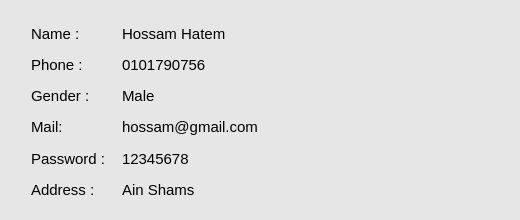
<?xml version="1.0" encoding="UTF-8"?>
<ui version="4.0">
 <class>UserGuiWidget</class>
 <widget class="QWidget" name="UserGuiWidget">
  <property name="geometry">
   <rect>
    <x>0</x>
    <y>0</y>
    <width>520</width>
    <height>220</height>
   </rect>
  </property>
  <property name="minimumSize">
   <size>
    <width>0</width>
    <height>220</height>
   </size>
  </property>
  <property name="maximumSize">
   <size>
    <width>520</width>
    <height>220</height>
   </size>
  </property>
  <property name="windowTitle">
   <string>Form</string>
  </property>
  <property name="styleSheet">
   <string notr="true">*{
background-color: #e6e6e6;
}</string>
  </property>
  <layout class="QHBoxLayout" name="horizontalLayout">
   <item>
    <widget class="QFrame" name="frame">
     <property name="styleSheet">
      <string notr="true">*{
border-radius: 25px;
}</string>
     </property>
     <property name="frameShape">
      <enum>QFrame::StyledPanel</enum>
     </property>
     <property name="frameShadow">
      <enum>QFrame::Raised</enum>
     </property>
     <widget class="QPushButton" name="btn_remove">
      <property name="geometry">
       <rect>
        <x>446</x>
        <y>80</y>
        <width>41</width>
        <height>51</height>
       </rect>
      </property>
      <property name="cursor">
       <cursorShape>PointingHandCursor</cursorShape>
      </property>
      <property name="styleSheet">
       <string notr="true">*{
border: 0;
}
*:hover {
border-bottom: 4px solid #cc3300;
}</string>
      </property>
      <property name="text">
       <string/>
      </property>
      <property name="icon">
       <iconset resource="Resources.qrc">
        <normaloff>:/img/assets/img/icons/icons8-remove-96.png</normaloff>:/img/assets/img/icons/icons8-remove-96.png</iconset>
      </property>
      <property name="iconSize">
       <size>
        <width>100</width>
        <height>50</height>
       </size>
      </property>
     </widget>
     <widget class="QWidget" name="layoutWidget">
      <property name="geometry">
       <rect>
        <x>20</x>
        <y>10</y>
        <width>421</width>
        <height>181</height>
       </rect>
      </property>
      <layout class="QHBoxLayout" name="horizontalLayout_2">
       <item>
        <layout class="QVBoxLayout" name="verticalLayout_2">
         <item>
          <widget class="QLabel" name="label">
           <property name="minimumSize">
            <size>
             <width>85</width>
             <height>0</height>
            </size>
           </property>
           <property name="font">
            <font>
             <pointsize>11</pointsize>
            </font>
           </property>
           <property name="text">
            <string>Name :</string>
           </property>
          </widget>
         </item>
         <item>
          <widget class="QLabel" name="label_2">
           <property name="font">
            <font>
             <pointsize>11</pointsize>
            </font>
           </property>
           <property name="text">
            <string>Phone :</string>
           </property>
          </widget>
         </item>
         <item>
          <widget class="QLabel" name="label_3">
           <property name="font">
            <font>
             <pointsize>11</pointsize>
            </font>
           </property>
           <property name="text">
            <string>Gender :</string>
           </property>
          </widget>
         </item>
         <item>
          <widget class="QLabel" name="label_4">
           <property name="font">
            <font>
             <pointsize>11</pointsize>
            </font>
           </property>
           <property name="text">
            <string>Mail: </string>
           </property>
          </widget>
         </item>
         <item>
          <widget class="QLabel" name="label_5">
           <property name="font">
            <font>
             <pointsize>11</pointsize>
            </font>
           </property>
           <property name="text">
            <string>Password :</string>
           </property>
          </widget>
         </item>
         <item>
          <widget class="QLabel" name="label_6">
           <property name="font">
            <font>
             <pointsize>11</pointsize>
            </font>
           </property>
           <property name="text">
            <string>Address :</string>
           </property>
          </widget>
         </item>
        </layout>
       </item>
       <item>
        <layout class="QVBoxLayout" name="verticalLayout">
         <item>
          <widget class="QLabel" name="lb_name">
           <property name="minimumSize">
            <size>
             <width>350</width>
             <height>0</height>
            </size>
           </property>
           <property name="font">
            <font>
             <pointsize>11</pointsize>
            </font>
           </property>
           <property name="text">
            <string>Hossam Hatem</string>
           </property>
          </widget>
         </item>
         <item>
          <widget class="QLabel" name="lb_phone">
           <property name="minimumSize">
            <size>
             <width>300</width>
             <height>0</height>
            </size>
           </property>
           <property name="font">
            <font>
             <pointsize>11</pointsize>
            </font>
           </property>
           <property name="text">
            <string>0101790756</string>
           </property>
          </widget>
         </item>
         <item>
          <widget class="QLabel" name="lb_gender">
           <property name="minimumSize">
            <size>
             <width>300</width>
             <height>0</height>
            </size>
           </property>
           <property name="font">
            <font>
             <pointsize>11</pointsize>
            </font>
           </property>
           <property name="text">
            <string>Male</string>
           </property>
          </widget>
         </item>
         <item>
          <widget class="QLabel" name="lb_mail">
           <property name="minimumSize">
            <size>
             <width>300</width>
             <height>0</height>
            </size>
           </property>
           <property name="font">
            <font>
             <pointsize>11</pointsize>
            </font>
           </property>
           <property name="text">
            <string>hossam@gmail.com</string>
           </property>
          </widget>
         </item>
         <item>
          <widget class="QLabel" name="lb_pass">
           <property name="minimumSize">
            <size>
             <width>300</width>
             <height>0</height>
            </size>
           </property>
           <property name="font">
            <font>
             <pointsize>11</pointsize>
            </font>
           </property>
           <property name="text">
            <string>12345678</string>
           </property>
          </widget>
         </item>
         <item>
          <widget class="QLabel" name="lb_address">
           <property name="minimumSize">
            <size>
             <width>300</width>
             <height>0</height>
            </size>
           </property>
           <property name="font">
            <font>
             <pointsize>11</pointsize>
            </font>
           </property>
           <property name="text">
            <string>Ain Shams</string>
           </property>
          </widget>
         </item>
        </layout>
       </item>
      </layout>
     </widget>
    </widget>
   </item>
  </layout>
 </widget>
 <resources>
  <include location="Resources.qrc"/>
 </resources>
 <connections/>
</ui>
